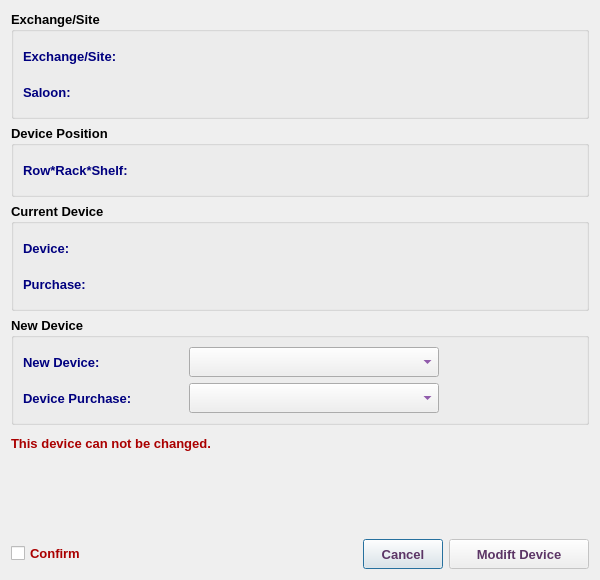
<?xml version="1.0" encoding="UTF-8"?>
<ui version="4.0">
 <class>EditDeviceTypeDialog</class>
 <widget class="QDialog" name="EditDeviceTypeDialog">
  <property name="windowModality">
   <enum>Qt::NonModal</enum>
  </property>
  <property name="geometry">
   <rect>
    <x>0</x>
    <y>0</y>
    <width>600</width>
    <height>580</height>
   </rect>
  </property>
  <property name="sizePolicy">
   <sizepolicy hsizetype="Fixed" vsizetype="Fixed">
    <horstretch>0</horstretch>
    <verstretch>0</verstretch>
   </sizepolicy>
  </property>
  <property name="minimumSize">
   <size>
    <width>600</width>
    <height>580</height>
   </size>
  </property>
  <property name="maximumSize">
   <size>
    <width>601</width>
    <height>581</height>
   </size>
  </property>
  <property name="font">
   <font>
    <family>Tahoma</family>
    <pointsize>10</pointsize>
   </font>
  </property>
  <property name="windowTitle">
   <string>Change Device Type</string>
  </property>
  <property name="windowIcon">
   <iconset resource="../../../../image.qrc">
    <normaloff>:/Image/edit.png</normaloff>:/Image/edit.png</iconset>
  </property>
  <layout class="QVBoxLayout" name="verticalLayout_5">
   <item>
    <widget class="QGroupBox" name="groupBox">
     <property name="font">
      <font>
       <family>Tahoma</family>
       <pointsize>10</pointsize>
       <weight>75</weight>
       <bold>true</bold>
      </font>
     </property>
     <property name="title">
      <string>Exchange/Site</string>
     </property>
     <layout class="QVBoxLayout" name="verticalLayout">
      <item>
       <layout class="QHBoxLayout" name="horizontalLayout_7">
        <item>
         <widget class="QLabel" name="label_6">
          <property name="minimumSize">
           <size>
            <width>160</width>
            <height>30</height>
           </size>
          </property>
          <property name="maximumSize">
           <size>
            <width>160</width>
            <height>30</height>
           </size>
          </property>
          <property name="font">
           <font>
            <family>Tahoma</family>
            <pointsize>10</pointsize>
            <weight>75</weight>
            <bold>true</bold>
           </font>
          </property>
          <property name="styleSheet">
           <string notr="true">color: rgb(0, 0, 127);</string>
          </property>
          <property name="text">
           <string>Exchange/Site:</string>
          </property>
         </widget>
        </item>
        <item>
         <widget class="QLabel" name="abbrLbl">
          <property name="sizePolicy">
           <sizepolicy hsizetype="Expanding" vsizetype="Preferred">
            <horstretch>0</horstretch>
            <verstretch>0</verstretch>
           </sizepolicy>
          </property>
          <property name="minimumSize">
           <size>
            <width>300</width>
            <height>30</height>
           </size>
          </property>
          <property name="maximumSize">
           <size>
            <width>500</width>
            <height>30</height>
           </size>
          </property>
          <property name="font">
           <font>
            <family>Tahoma</family>
            <pointsize>10</pointsize>
            <weight>75</weight>
            <bold>true</bold>
           </font>
          </property>
          <property name="styleSheet">
           <string notr="true">color: rgb(85, 0, 127);</string>
          </property>
          <property name="text">
           <string/>
          </property>
          <property name="alignment">
           <set>Qt::AlignLeading|Qt::AlignLeft|Qt::AlignVCenter</set>
          </property>
          <property name="wordWrap">
           <bool>true</bool>
          </property>
         </widget>
        </item>
       </layout>
      </item>
      <item>
       <layout class="QHBoxLayout" name="horizontalLayout_6">
        <item>
         <widget class="QLabel" name="label_5">
          <property name="minimumSize">
           <size>
            <width>160</width>
            <height>30</height>
           </size>
          </property>
          <property name="maximumSize">
           <size>
            <width>160</width>
            <height>30</height>
           </size>
          </property>
          <property name="font">
           <font>
            <family>Tahoma</family>
            <pointsize>10</pointsize>
            <weight>75</weight>
            <bold>true</bold>
           </font>
          </property>
          <property name="styleSheet">
           <string notr="true">color: rgb(0, 0, 127);</string>
          </property>
          <property name="text">
           <string>Saloon:</string>
          </property>
         </widget>
        </item>
        <item>
         <widget class="QLabel" name="saloonLbl">
          <property name="sizePolicy">
           <sizepolicy hsizetype="Expanding" vsizetype="Preferred">
            <horstretch>0</horstretch>
            <verstretch>0</verstretch>
           </sizepolicy>
          </property>
          <property name="minimumSize">
           <size>
            <width>300</width>
            <height>30</height>
           </size>
          </property>
          <property name="maximumSize">
           <size>
            <width>500</width>
            <height>30</height>
           </size>
          </property>
          <property name="font">
           <font>
            <family>Tahoma</family>
            <pointsize>10</pointsize>
            <weight>75</weight>
            <bold>true</bold>
           </font>
          </property>
          <property name="styleSheet">
           <string notr="true">color: rgb(85, 0, 127);</string>
          </property>
          <property name="text">
           <string/>
          </property>
          <property name="alignment">
           <set>Qt::AlignLeading|Qt::AlignLeft|Qt::AlignVCenter</set>
          </property>
          <property name="wordWrap">
           <bool>true</bool>
          </property>
         </widget>
        </item>
       </layout>
      </item>
     </layout>
    </widget>
   </item>
   <item>
    <widget class="QGroupBox" name="groupBox_2">
     <property name="font">
      <font>
       <family>Tahoma</family>
       <pointsize>10</pointsize>
       <weight>75</weight>
       <bold>true</bold>
      </font>
     </property>
     <property name="title">
      <string>Device Position</string>
     </property>
     <layout class="QVBoxLayout" name="verticalLayout_2">
      <item>
       <layout class="QHBoxLayout" name="horizontalLayout">
        <item>
         <widget class="QLabel" name="label">
          <property name="minimumSize">
           <size>
            <width>160</width>
            <height>30</height>
           </size>
          </property>
          <property name="maximumSize">
           <size>
            <width>160</width>
            <height>30</height>
           </size>
          </property>
          <property name="font">
           <font>
            <family>Tahoma</family>
            <pointsize>10</pointsize>
            <weight>75</weight>
            <bold>true</bold>
           </font>
          </property>
          <property name="styleSheet">
           <string notr="true">color: rgb(0, 0, 127);</string>
          </property>
          <property name="text">
           <string>Row*Rack*Shelf:</string>
          </property>
         </widget>
        </item>
        <item>
         <widget class="QLabel" name="rrsLbl">
          <property name="sizePolicy">
           <sizepolicy hsizetype="Expanding" vsizetype="Preferred">
            <horstretch>0</horstretch>
            <verstretch>0</verstretch>
           </sizepolicy>
          </property>
          <property name="minimumSize">
           <size>
            <width>300</width>
            <height>30</height>
           </size>
          </property>
          <property name="maximumSize">
           <size>
            <width>500</width>
            <height>30</height>
           </size>
          </property>
          <property name="font">
           <font>
            <family>Tahoma</family>
            <pointsize>10</pointsize>
            <weight>75</weight>
            <bold>true</bold>
           </font>
          </property>
          <property name="styleSheet">
           <string notr="true">color: rgb(85, 0, 127);</string>
          </property>
          <property name="text">
           <string/>
          </property>
          <property name="wordWrap">
           <bool>true</bool>
          </property>
         </widget>
        </item>
       </layout>
      </item>
     </layout>
    </widget>
   </item>
   <item>
    <widget class="QGroupBox" name="groupBox_3">
     <property name="font">
      <font>
       <family>Tahoma</family>
       <pointsize>10</pointsize>
       <weight>75</weight>
       <bold>true</bold>
      </font>
     </property>
     <property name="title">
      <string>Current Device</string>
     </property>
     <layout class="QVBoxLayout" name="verticalLayout_3">
      <item>
       <layout class="QHBoxLayout" name="horizontalLayout_3">
        <item>
         <widget class="QLabel" name="label_3">
          <property name="minimumSize">
           <size>
            <width>160</width>
            <height>30</height>
           </size>
          </property>
          <property name="maximumSize">
           <size>
            <width>160</width>
            <height>30</height>
           </size>
          </property>
          <property name="font">
           <font>
            <family>Tahoma</family>
            <pointsize>10</pointsize>
            <weight>75</weight>
            <bold>true</bold>
           </font>
          </property>
          <property name="styleSheet">
           <string notr="true">color: rgb(0, 0, 127);</string>
          </property>
          <property name="text">
           <string>Device:</string>
          </property>
         </widget>
        </item>
        <item>
         <widget class="QLabel" name="deviceLbl">
          <property name="sizePolicy">
           <sizepolicy hsizetype="Expanding" vsizetype="Preferred">
            <horstretch>0</horstretch>
            <verstretch>0</verstretch>
           </sizepolicy>
          </property>
          <property name="minimumSize">
           <size>
            <width>300</width>
            <height>30</height>
           </size>
          </property>
          <property name="maximumSize">
           <size>
            <width>500</width>
            <height>30</height>
           </size>
          </property>
          <property name="font">
           <font>
            <family>Tahoma</family>
            <pointsize>10</pointsize>
            <weight>75</weight>
            <bold>true</bold>
           </font>
          </property>
          <property name="styleSheet">
           <string notr="true">color: rgb(85, 0, 127);</string>
          </property>
          <property name="text">
           <string/>
          </property>
          <property name="wordWrap">
           <bool>true</bool>
          </property>
         </widget>
        </item>
       </layout>
      </item>
      <item>
       <layout class="QHBoxLayout" name="horizontalLayout_5">
        <item>
         <widget class="QLabel" name="label_4">
          <property name="minimumSize">
           <size>
            <width>160</width>
            <height>30</height>
           </size>
          </property>
          <property name="maximumSize">
           <size>
            <width>160</width>
            <height>30</height>
           </size>
          </property>
          <property name="font">
           <font>
            <family>Tahoma</family>
            <pointsize>10</pointsize>
            <weight>75</weight>
            <bold>true</bold>
           </font>
          </property>
          <property name="styleSheet">
           <string notr="true">color: rgb(0, 0, 127);</string>
          </property>
          <property name="text">
           <string>Purchase:</string>
          </property>
         </widget>
        </item>
        <item>
         <widget class="QLabel" name="purchaseLbl">
          <property name="sizePolicy">
           <sizepolicy hsizetype="Expanding" vsizetype="Preferred">
            <horstretch>0</horstretch>
            <verstretch>0</verstretch>
           </sizepolicy>
          </property>
          <property name="minimumSize">
           <size>
            <width>300</width>
            <height>30</height>
           </size>
          </property>
          <property name="maximumSize">
           <size>
            <width>500</width>
            <height>30</height>
           </size>
          </property>
          <property name="font">
           <font>
            <family>Tahoma</family>
            <pointsize>10</pointsize>
            <weight>75</weight>
            <bold>true</bold>
           </font>
          </property>
          <property name="styleSheet">
           <string notr="true">color: rgb(85, 0, 127);</string>
          </property>
          <property name="text">
           <string/>
          </property>
          <property name="wordWrap">
           <bool>true</bool>
          </property>
         </widget>
        </item>
       </layout>
      </item>
     </layout>
    </widget>
   </item>
   <item>
    <widget class="QGroupBox" name="groupBox_4">
     <property name="font">
      <font>
       <family>Tahoma</family>
       <pointsize>10</pointsize>
       <weight>75</weight>
       <bold>true</bold>
      </font>
     </property>
     <property name="title">
      <string>New Device</string>
     </property>
     <layout class="QVBoxLayout" name="verticalLayout_4">
      <item>
       <layout class="QHBoxLayout" name="horizontalLayout_8">
        <item>
         <widget class="QLabel" name="label_7">
          <property name="minimumSize">
           <size>
            <width>160</width>
            <height>30</height>
           </size>
          </property>
          <property name="maximumSize">
           <size>
            <width>160</width>
            <height>30</height>
           </size>
          </property>
          <property name="font">
           <font>
            <family>Tahoma</family>
            <pointsize>10</pointsize>
            <weight>75</weight>
            <bold>true</bold>
           </font>
          </property>
          <property name="styleSheet">
           <string notr="true">color: rgb(0, 0, 127);</string>
          </property>
          <property name="text">
           <string>New Device:</string>
          </property>
         </widget>
        </item>
        <item>
         <widget class="QComboBox" name="deviceCB">
          <property name="sizePolicy">
           <sizepolicy hsizetype="Expanding" vsizetype="Preferred">
            <horstretch>0</horstretch>
            <verstretch>0</verstretch>
           </sizepolicy>
          </property>
          <property name="minimumSize">
           <size>
            <width>250</width>
            <height>30</height>
           </size>
          </property>
          <property name="maximumSize">
           <size>
            <width>500</width>
            <height>30</height>
           </size>
          </property>
          <property name="font">
           <font>
            <family>Tahoma</family>
            <pointsize>10</pointsize>
            <weight>75</weight>
            <bold>true</bold>
           </font>
          </property>
          <property name="styleSheet">
           <string notr="true">color: rgb(85, 0, 127);</string>
          </property>
         </widget>
        </item>
        <item>
         <spacer name="horizontalSpacer_2">
          <property name="orientation">
           <enum>Qt::Horizontal</enum>
          </property>
          <property name="sizeHint" stdset="0">
           <size>
            <width>40</width>
            <height>20</height>
           </size>
          </property>
         </spacer>
        </item>
       </layout>
      </item>
      <item>
       <layout class="QHBoxLayout" name="horizontalLayout_9">
        <item>
         <widget class="QLabel" name="label_8">
          <property name="minimumSize">
           <size>
            <width>160</width>
            <height>30</height>
           </size>
          </property>
          <property name="maximumSize">
           <size>
            <width>160</width>
            <height>30</height>
           </size>
          </property>
          <property name="font">
           <font>
            <family>Tahoma</family>
            <pointsize>10</pointsize>
            <weight>75</weight>
            <bold>true</bold>
           </font>
          </property>
          <property name="styleSheet">
           <string notr="true">color: rgb(0, 0, 127);</string>
          </property>
          <property name="text">
           <string>Device Purchase:</string>
          </property>
         </widget>
        </item>
        <item>
         <widget class="QComboBox" name="purCB">
          <property name="sizePolicy">
           <sizepolicy hsizetype="Expanding" vsizetype="Preferred">
            <horstretch>0</horstretch>
            <verstretch>0</verstretch>
           </sizepolicy>
          </property>
          <property name="minimumSize">
           <size>
            <width>250</width>
            <height>30</height>
           </size>
          </property>
          <property name="maximumSize">
           <size>
            <width>500</width>
            <height>30</height>
           </size>
          </property>
          <property name="font">
           <font>
            <family>Tahoma</family>
            <pointsize>10</pointsize>
            <weight>75</weight>
            <bold>true</bold>
           </font>
          </property>
          <property name="styleSheet">
           <string notr="true">color: rgb(85, 0, 127);</string>
          </property>
         </widget>
        </item>
        <item>
         <spacer name="horizontalSpacer_3">
          <property name="orientation">
           <enum>Qt::Horizontal</enum>
          </property>
          <property name="sizeHint" stdset="0">
           <size>
            <width>40</width>
            <height>20</height>
           </size>
          </property>
         </spacer>
        </item>
       </layout>
      </item>
     </layout>
    </widget>
   </item>
   <item>
    <widget class="QLabel" name="errorLbl">
     <property name="minimumSize">
      <size>
       <width>0</width>
       <height>25</height>
      </size>
     </property>
     <property name="font">
      <font>
       <family>Tahoma</family>
       <pointsize>10</pointsize>
       <weight>75</weight>
       <bold>true</bold>
      </font>
     </property>
     <property name="styleSheet">
      <string notr="true">color: rgb(170, 0, 0);</string>
     </property>
     <property name="text">
      <string>This device can not be changed.</string>
     </property>
    </widget>
   </item>
   <item>
    <spacer name="verticalSpacer">
     <property name="font">
      <font>
       <family>Tahoma</family>
       <pointsize>10</pointsize>
      </font>
     </property>
     <property name="orientation">
      <enum>Qt::Vertical</enum>
     </property>
     <property name="sizeHint" stdset="0">
      <size>
       <width>20</width>
       <height>38</height>
      </size>
     </property>
    </spacer>
   </item>
   <item>
    <layout class="QHBoxLayout" name="horizontalLayout_4">
     <item>
      <widget class="QCheckBox" name="checkBox">
       <property name="font">
        <font>
         <family>Tahoma</family>
         <pointsize>10</pointsize>
         <weight>75</weight>
         <bold>true</bold>
        </font>
       </property>
       <property name="styleSheet">
        <string notr="true">color: rgb(170, 0, 0);</string>
       </property>
       <property name="text">
        <string>Confirm</string>
       </property>
      </widget>
     </item>
     <item>
      <spacer name="horizontalSpacer">
       <property name="font">
        <font>
         <family>Tahoma</family>
         <pointsize>10</pointsize>
        </font>
       </property>
       <property name="orientation">
        <enum>Qt::Horizontal</enum>
       </property>
       <property name="sizeHint" stdset="0">
        <size>
         <width>40</width>
         <height>20</height>
        </size>
       </property>
      </spacer>
     </item>
     <item>
      <widget class="QPushButton" name="cancelBtn">
       <property name="sizePolicy">
        <sizepolicy hsizetype="Preferred" vsizetype="Preferred">
         <horstretch>0</horstretch>
         <verstretch>0</verstretch>
        </sizepolicy>
       </property>
       <property name="minimumSize">
        <size>
         <width>80</width>
         <height>30</height>
        </size>
       </property>
       <property name="maximumSize">
        <size>
         <width>120</width>
         <height>30</height>
        </size>
       </property>
       <property name="font">
        <font>
         <family>Tahoma</family>
         <pointsize>10</pointsize>
         <weight>75</weight>
         <bold>true</bold>
        </font>
       </property>
       <property name="styleSheet">
        <string notr="true">color: rgb(92, 53, 102);</string>
       </property>
       <property name="text">
        <string>Cancel</string>
       </property>
      </widget>
     </item>
     <item>
      <widget class="QPushButton" name="okBtn">
       <property name="enabled">
        <bool>false</bool>
       </property>
       <property name="sizePolicy">
        <sizepolicy hsizetype="Preferred" vsizetype="Preferred">
         <horstretch>0</horstretch>
         <verstretch>0</verstretch>
        </sizepolicy>
       </property>
       <property name="minimumSize">
        <size>
         <width>140</width>
         <height>30</height>
        </size>
       </property>
       <property name="maximumSize">
        <size>
         <width>200</width>
         <height>30</height>
        </size>
       </property>
       <property name="font">
        <font>
         <family>Tahoma</family>
         <pointsize>10</pointsize>
         <weight>75</weight>
         <bold>true</bold>
        </font>
       </property>
       <property name="styleSheet">
        <string notr="true">color: rgb(92, 53, 102);</string>
       </property>
       <property name="text">
        <string>Modift Device</string>
       </property>
       <property name="icon">
        <iconset resource="../../../../image.qrc">
         <normaloff>:/Image/edit.png</normaloff>:/Image/edit.png</iconset>
       </property>
       <property name="iconSize">
        <size>
         <width>20</width>
         <height>20</height>
        </size>
       </property>
      </widget>
     </item>
    </layout>
   </item>
  </layout>
 </widget>
 <tabstops>
  <tabstop>deviceCB</tabstop>
  <tabstop>purCB</tabstop>
  <tabstop>checkBox</tabstop>
  <tabstop>okBtn</tabstop>
  <tabstop>cancelBtn</tabstop>
 </tabstops>
 <resources>
  <include location="../../../../image.qrc"/>
 </resources>
 <connections/>
</ui>
